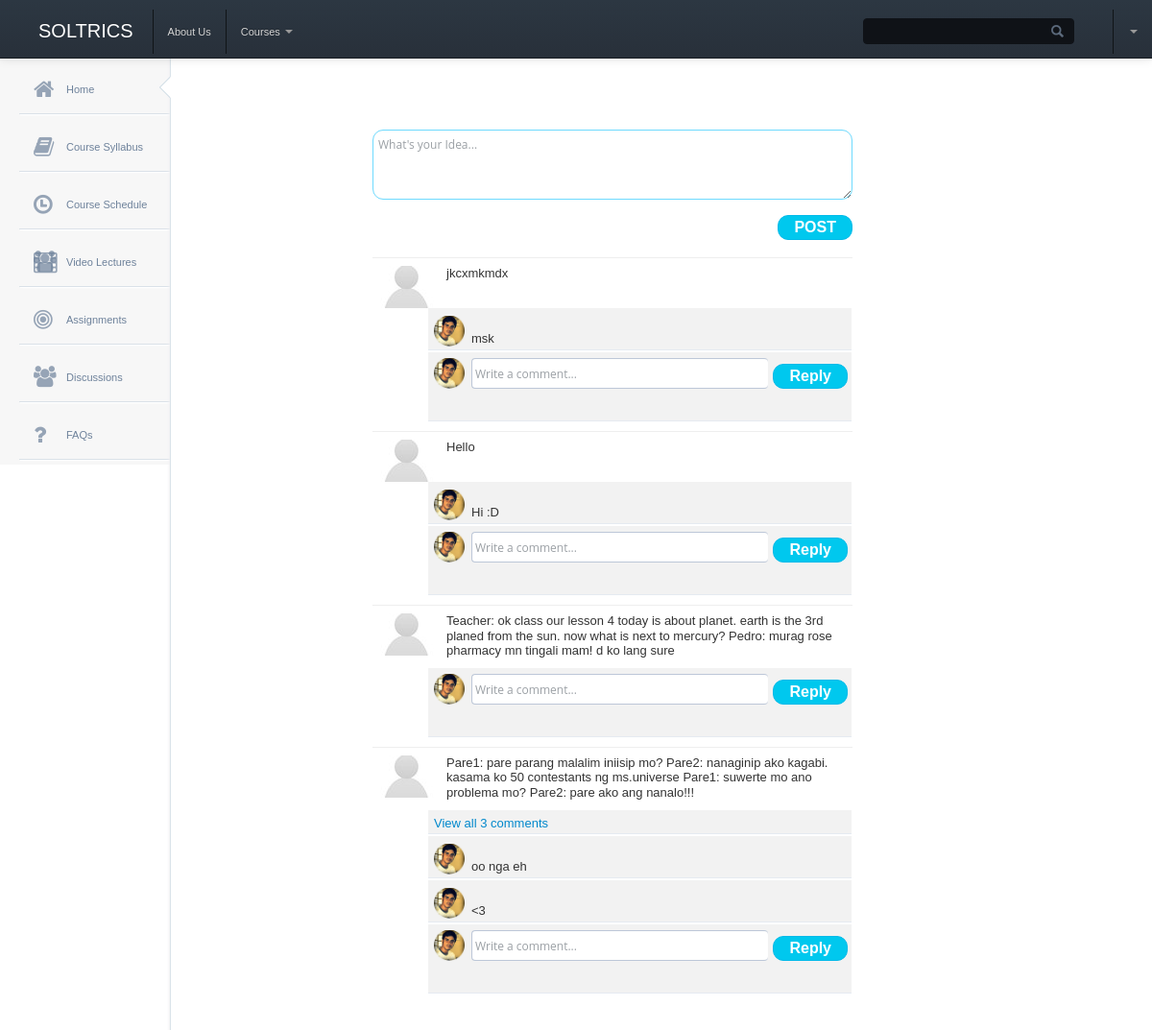
The page /ideabox/index.php on the database its author committed.
### tables this page shows
CREATE TABLE IF NOT EXISTS `messages` (
  `msg_id` int(11) NOT NULL AUTO_INCREMENT,
  `message` text,
  PRIMARY KEY (`msg_id`)
);

CREATE TABLE IF NOT EXISTS `comments` (
  `com_id` int(11) NOT NULL AUTO_INCREMENT,
  `comments` text,
  `msg_id_fk` int(11) DEFAULT NULL,
  PRIMARY KEY (`com_id`),
  KEY `msg_id_fk` (`msg_id_fk`)
);

### ideabox/index.php (the view, shortened to what this page needs)
<!DOCTYPE html PUBLIC "-//W3C//DTD XHTML 1.0 Transitional//EN" "http://www.w3.org/TR/xhtml1/DTD/xhtml1-transitional.dtd">
<html xmlns="http://www.w3.org/1999/xhtml">
<head>
    <link href="css/bootstrap/bootstrap.css" rel="stylesheet" />
    <link href="css/bootstrap/bootstrap-responsive.css" rel="stylesheet" />
    <link href="css/bootstrap/bootstrap-overrides.css" type="text/css" rel="stylesheet" />
    <link href="css/lib/jquery-ui-1.10.2.custom.css" rel="stylesheet" type="text/css" />
    <link href="css/lib/font-awesome.css" type="text/css" rel="stylesheet" />
    <link rel="stylesheet" type="text/css" href="css/layout.css">
    <link rel="stylesheet" type="text/css" href="css/elements.css">
    <link rel="stylesheet" type="text/css" href="css/icons.css">
    <link rel="stylesheet" href="css/compiled/index.css" type="text/css" media="screen" />
    <link rel="stylesheet" type="text/css" href="css/main.css">
</head>
<body>
<div class="navbar navbar-inverse navbar-fixed-top">
        <div class="navbar-inner">
            <a class="brand" href="adashboard.php">Soltrics</a>
            <ul class="nav">
            <li><a href="#">About Us </a></li>
            <li class="dropdown">
                <a class="dropdown-toggle"
                   data-toggle="dropdown"
                   href="#">
                    Courses
                    <b class="caret"></b>
                  </a>
            </li>
            </ul>
            <ul class="nav pull-right">
                <li class="hidden-phone">
                    <input class="search" type="text" />
                </li>
                <li class="dropdown">
                    <a href="#" class="dropdown-toggle hidden-phone" data-toggle="dropdown">
                        <b class="caret"></b>
                    </a>
                </li>
            </ul>
        </div>
    </div>
   <div id="sidebar-nav">
        <ul id="dashboard-menu">
            <li >
                <div class="pointer">
                    <div class="arrow"></div>
                    <div class="arrow_border"></div>
                </div>
                <a href="adashboard.html">
                    <i class="icon-home"></i>
                    <span>Home</span>
                </a>
            </li>
             <li>
             <a href="createcourse.html">
                    <i class="icon-book"></i>
                    <span>Course Syllabus</span>
                </a>
            </li>
            <li>
                <a class="dropdown-toggle" href="create-idp.php">
                    <i class="icon-time"></i>
                    <span>Course Schedule</span>
                </a>
            </li>
            <li>
                <a class="dropdown-toggle" href="coursecontent.php?cid=<?php echo $cid;?>">
                    <i class="icon-group"></i>
                    <span>Video Lectures</span>
                    <i class="icon-film"></i>
                </a>
            </li>
            <li>
                <a class="dropdown-toggle" href="">
                    <i class="icon-bullseye"></i>
                    <span>Assignments</span>
                </a>
            </li>
            <li>
                <a class="dropdown-toggle" href="">
                    <i class="icon-group"></i>
                    <span>Discussions</span>
                </a>
            </li>
            <li>
                <a class="dropdown-toggle" href="">
                    <i class="icon-question"></i>
                    <span>FAQs</span>
                </a>
            </li>
        </ul>
    </div>
	<div class="content">
        <div class="container-fluid" style="
    margin-top: 20px;
">
             <div id="pad-wrapper">
                   <div class="span8">
<ol>
<li style="margin-bottom: 50px;">
<form action="savemessage.php" method="post">
<textarea class="editbox" cols="23" rows="3" name="message" data-toggle="tooltip" data-trigger="focus" title="Write your idea or suggestion" data-placement="right" type="text" type="text"  placeholder="What's your Idea..."rows="4"></textarea>
<input id="but" name="" type="submit" value="POST" />
</form>
</li>
<?php
$msql=mysql_query("select * from messages order by msg_id desc");
while($messagecount=mysql_fetch_array($msql))
{
$id=$messagecount['msg_id'];
$msgcontent=$messagecount['message'];
?>
<li class="egg">
<div class="egg_Body">
<h3 class="egg_Message" >
<img src="img/def.jpg" /><span><?php echo $msgcontent; ?></span>
<div style="margin-top:10px; margin-left: 58px;">
<?php
$sql=mysql_query("select * from comments where msg_id_fk='$id' order by com_id");
$comment_count=mysql_num_rows($sql);
if($comment_count>2)
{
$second_count=$comment_count-2;
?>
<div class="comment_ui" id="view<?php echo $id; ?>">
<div>
<a href="#" class="view_comments" id="<?php echo $id; ?>">View all <?php echo $comment_count; ?> comments</a>
</div>
</div>
<?php
}
else
{
$second_count=0;
}
?>
<div id="two_comments<?php echo $id; ?>">
<?php
$listsql=mysql_query("select * from comments where msg_id_fk='$id' order by com_id limit $second_count,2 ");
while($rowsmall=mysql_fetch_array($listsql))
{
$comment=$rowsmall['comments'];
?>
<div class="comment_ui">
<div class="comment_text">
<div  class="comment_actual_text"><img src="profile.jpg" width="32" height="32" /><div id="sssss"><?php echo $comment; ?></div></div>
</div>
</div>
<?php } ?>
<div class="dddd">
<div>
<img src="profile.jpg" width="32" height="32" />
<form action="savecomment.php" method="post">
<input name="mcomment" type="text" placeholder="Write a comment..." style="height: 24px; border:1px solid #BDC7D8; padding:3px; border-width: 1px 0px 1px 1px; width:302px;" />
<input id="buts" name="" type="submit" value="Reply" />
</form>
</div>
</div>
</div>
</div>
</div>
</li>
<?php
}
?>
</ol>
</div>
</div>
</div></div>
</body>
</html>

### ideabox/css/layout.css (style rules this page uses)
body { font-family: 'Open Sans', sans-serif; background-color: #f7f7f7; position: relative; margin: 0px; font-size: 12px; padding: 0px; }
h1,h2,h3,h4,h5 { margin: 0; line-height: 61px; color: #29323d; }
input.search { background: url("../img/lens.png") #fcfcfc no-repeat 95%; box-shadow: none; height: 19px; font-size: 13px; padding: 2px 6px; border:1px solid #d0dde9; margin: 0; border-radius: 2px; top: 11px; }
.navbar-inverse input.search { background: url("../img/lens.png") #0f1217 no-repeat 95%; border: 1px solid #0f1217; position: relative; border-radius: 4px; top: 9px; padding: 3px 6px; color: #000; font-size: 13px; margin-right: 40px; -webkit-transition: all .3s linear; -moz-transition: all .3s linear; transition: all .3s linear; }
#sidebar-nav { position: absolute; width: 180px; float: left; margin: 0em; padding-top: 5.8em; }
#dashboard-menu { list-style: none; padding-right: 15px; padding-left: 15px; margin-bottom: 0; margin-left: 20px; }
#dashboard-menu > li > a { display: block; margin-right: -15px; margin-left: -15px; padding: 19px 14px 15px 14px; margin-bottom: 5px; border-bottom: 1px solid #dae1e8; box-shadow: 0 2px 1px -1px #FFFFFF; color: rgb(110, 130, 155); outline: 0px; width: 88%; }
#dashboard-menu > li { position: relative; }
#dashboard-menu > li .icon-group { font-size: 22px; }
#dashboard-menu > li i { font-size: 23px; top: 17px; }
#dashboard-menu .pointer { position: absolute; right: 9px; top: 20px; }
#dashboard-menu .pointer .arrow, #dashboard-menu .pointer .arrow_border { border-color: transparent #fff transparent transparent; border-width: 11px; border-style: solid; font-size: 0; left: 50%; line-height: 0; margin: 0 auto; position: absolute; top: 0; width: 0; z-index: 1002; left: 0; margin-left: 45%; }
#dashboard-menu .pointer .arrow_border { border-color: transparent rgb(192, 210, 221) transparent transparent; border-width: 11px; margin-left: -1px; border-style: solid; z-index: 1001; top: 0px; }
#dashboard-menu a span { margin-left: 35px; transition: color .1s linear; -moz-transition: color .1s linear; -webkit-transition: color .1s linear; -o-transition: color .1s linear; }
#dashboard-menu a i { position: absolute; left: 0; height: 24px; width: 24px; opacity: 0.7; transition: opacity .1s ease; -moz-transition: opacity .1s ease; -webkit-transition: opacity .1s ease; -o-transition: opacity .1s ease; }
#pad-wrapper { padding: 0px 25px; margin-top: 55px; }
.content { min-width: 400px; min-height: 620px; margin-bottom: 100px; padding-bottom: 50px; overflow: hidden; position: relative; background: #fff; margin-left: 177px; border-left: 1px solid #dae3e9; border-bottom: 1px solid #dae3e9; box-shadow: -3px 3px 3px -2px #f1f1f3; border-radius: 0px 0px 0px 5px; }

### ideabox/css/main.css (style rules this page uses)
.navbar-inner { padding-top: 10px; height:50px; }
.navbar-fixed-top .navbar-inner { padding-left: 40px; }
#pad-wrapper { padding-top: 40px; }
.card h1, h2, h3, h4, h5 { margin-top:15px; }
h1,h2,h3 { line-height:1.2; }
#dashboard-menu .pointer { position: absolute; right: 29px; top: 16px; }
#sidebar-nav { position: absolute; width: 200px; float: left; margin: 0em; padding-top: 5.8em; background:#F7F7F7; }

### rows shown on the page
messages: message "jkcxmkmdx"
comments: comments "msk"
messages: message "Hello"
comments: comments "Hi :D"
messages: message "Teacher: ok class our lesson 4 today is about planet. earth is the 3rd planed from the sun. now what is next to mercury? Pedro: murag rose pharmacy mn tingali mam! d ko lang sure"
messages: message "Pare1: pare parang malalim iniisip mo? Pare2: nanaginip ako kagabi. kasama ko 50 contestants ng ms.universe Pare1: suwerte mo ano problema mo? Pare2: pare ako ang nanalo!!!", comment_count "3"
comments: comments "oo nga eh"
comments: comments "<3"
